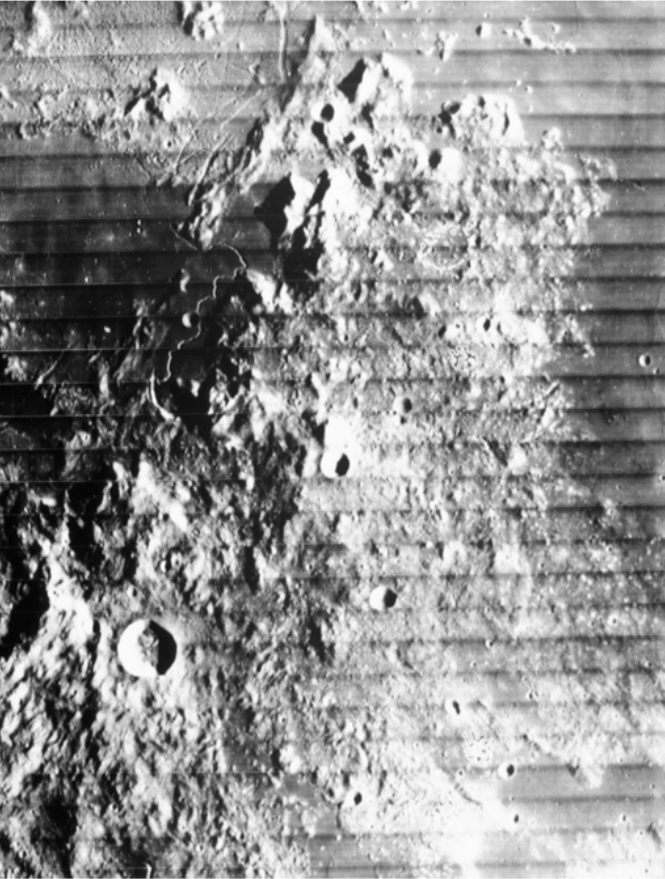
%> input picture lab11/lunar.bmp, 665 x 879 px
$ octave zad3.m   (GNU Octave 9; MATLAB toolbox functions it lacks are replaced by stand-ins)
%> lines starting %> are read from the running program, lines starting %| are printed output that depends on the picture
clearvars;
close all;
clc;

Img = imread('lunar.bmp');
%> Img is the input picture: size 879x665 uint8; min 0, max 255, mean 146.3

Img_fft2 = fft2(Img);
Img_fftshift = fftshift(Img_fft2);

A = abs(Img_fftshift);
ampl = log10(A + 1);
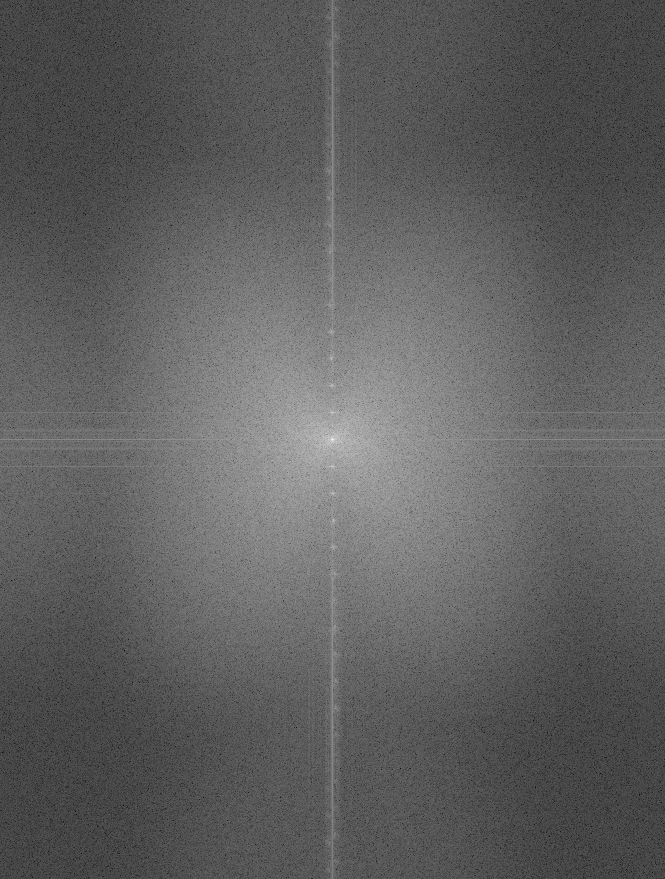
%> ampl: size 879x665 double; min 0.382, max 7.93, mean 3.21; drawn with min black and max white
faza = angle(Img_fftshift.*(A>0.0001));
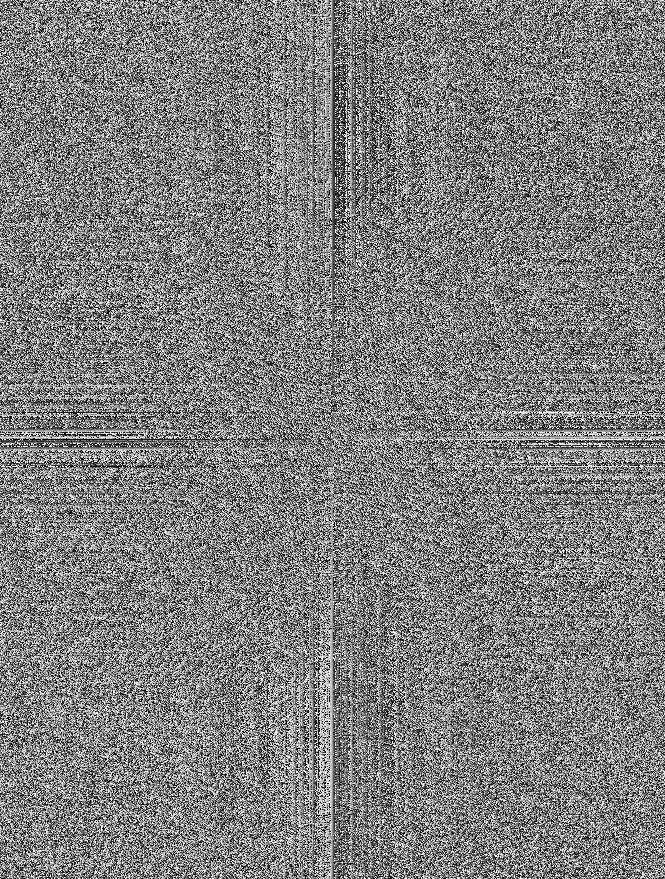
%> faza: size 879x665 double; min -3.14, max 3.14, mean -1.46e-18; drawn with min black and max white

figure(1);
subplot(1, 4, 1);
imshow(Img);
title('original');

subplot(1, 4, 2);
imshow(Img_fftshift);
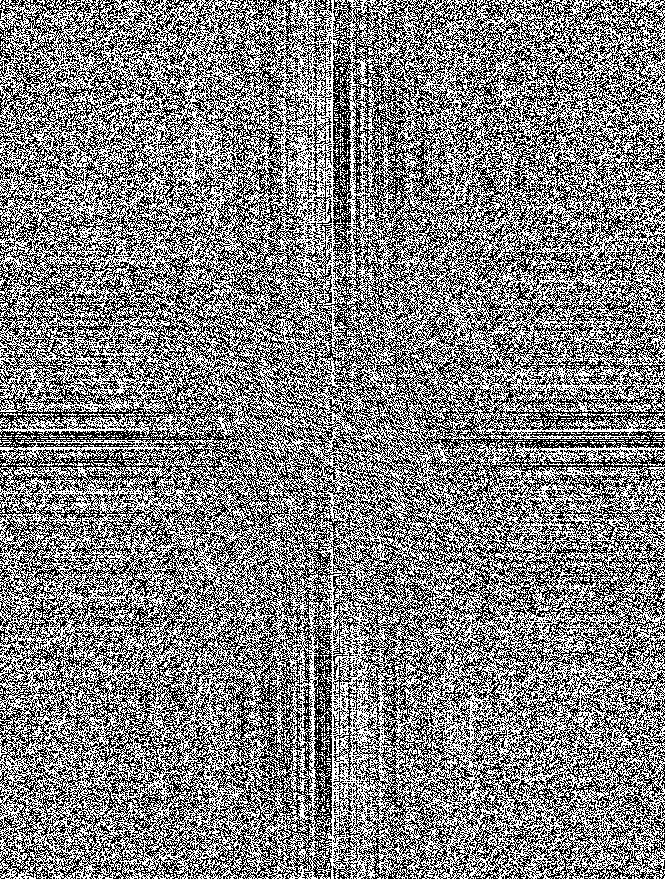
%> displayed picture: size 879x665, on the screen's scale of 0 to 255; min 0, max 255, mean 129.7
title('fftshift');

subplot(1, 4, 3);
imshow(ampl, []);
title('amplituda');

subplot(1, 4, 4);
imshow(faza, []);
title('faza');

%%
th = 20;

imgfft2 = fft2(Img);
fft2abs = log10(abs(imgfft2)+1);
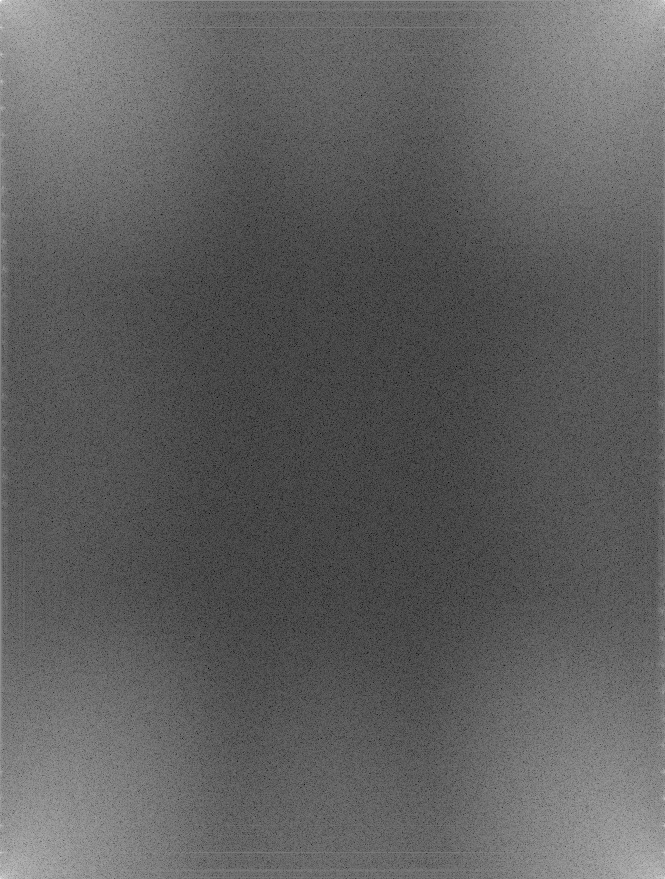
%> fft2abs: size 879x665 double; min 0.382, max 7.93, mean 3.21; mean of the top-left, top-right, bottom-left and bottom-right quarters 3.22, 3.21, 3.21, 3.21; drawn with min black and max white
imgfft2(fft2abs > th) = 0;

figure;

subplot(1, 2, 1);
imshow(Img);
title('original');

subplot(1, 2, 2);
imshow(uint8(ifft2(ifftshift(imgfft2))), []);
%> (this line was passed over: imshow is not available in this run)
title('filtrated');
